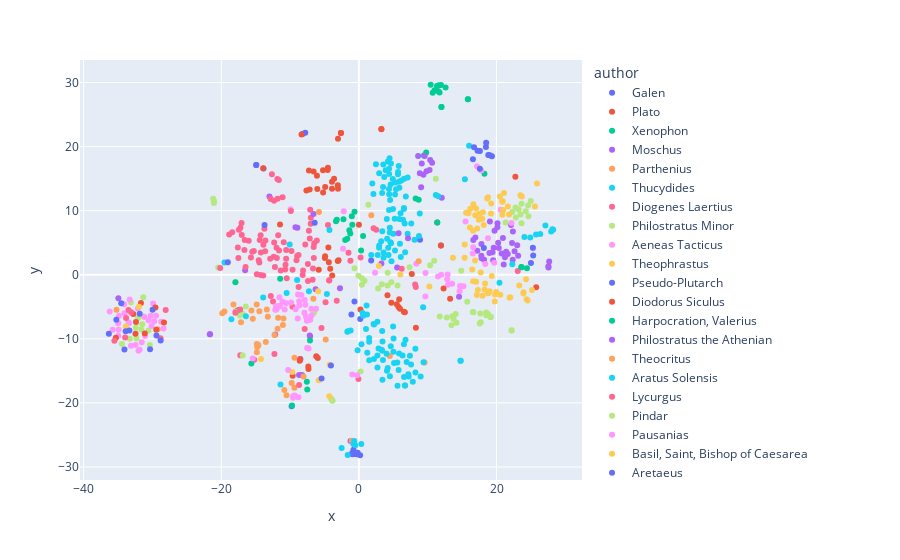

The code cell stored with this chart in its notebook:
### Code cell
df = pd.DataFrame(list(zip(_tsne, model.dv.index_to_key)))
df['x'] = df[0].apply(lambda x: x[0])
df['y'] = df[0].apply(lambda x: x[1])
df = df.drop([0],axis=1)
df = df.rename(columns={1:'doc_index'})
df['title'] = g.title
df['author'] = g.author
#df['size'] = g.text_list.apply(lambda x: len(x))
df = df.dropna()

fig = px.scatter(df, x='x',y='y', color='author', hover_data=['title'])
fig.show()
